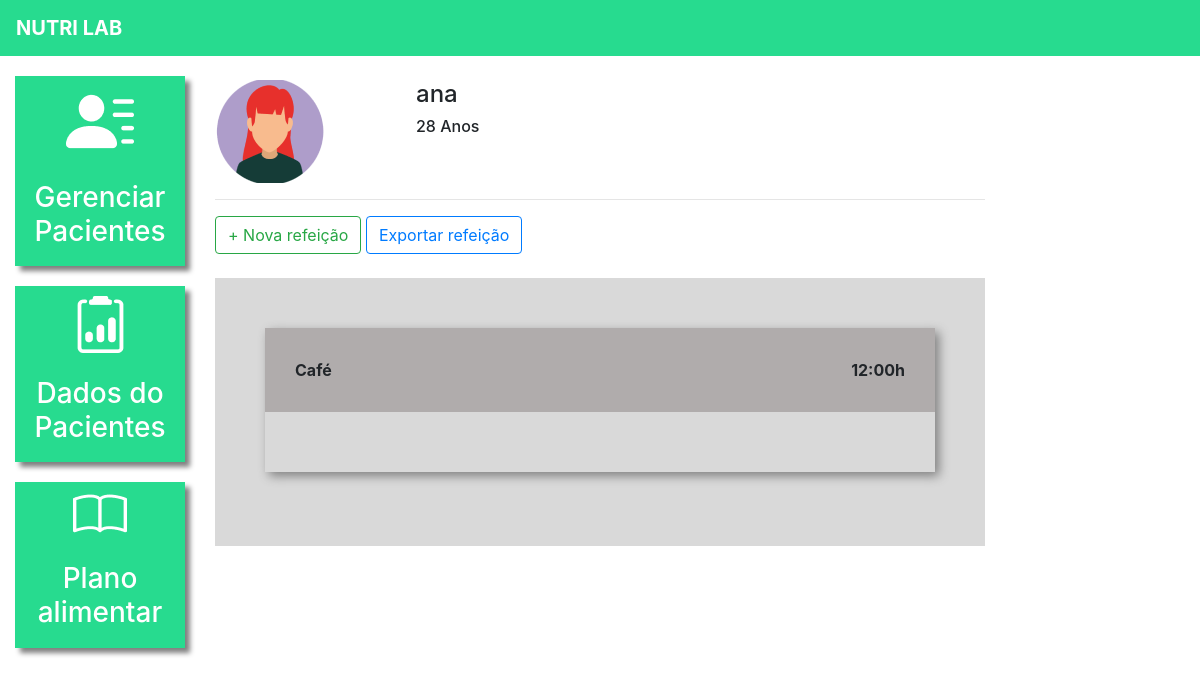
The page /plano_alimentar/2/ (signed in) on the database as committed earlier.
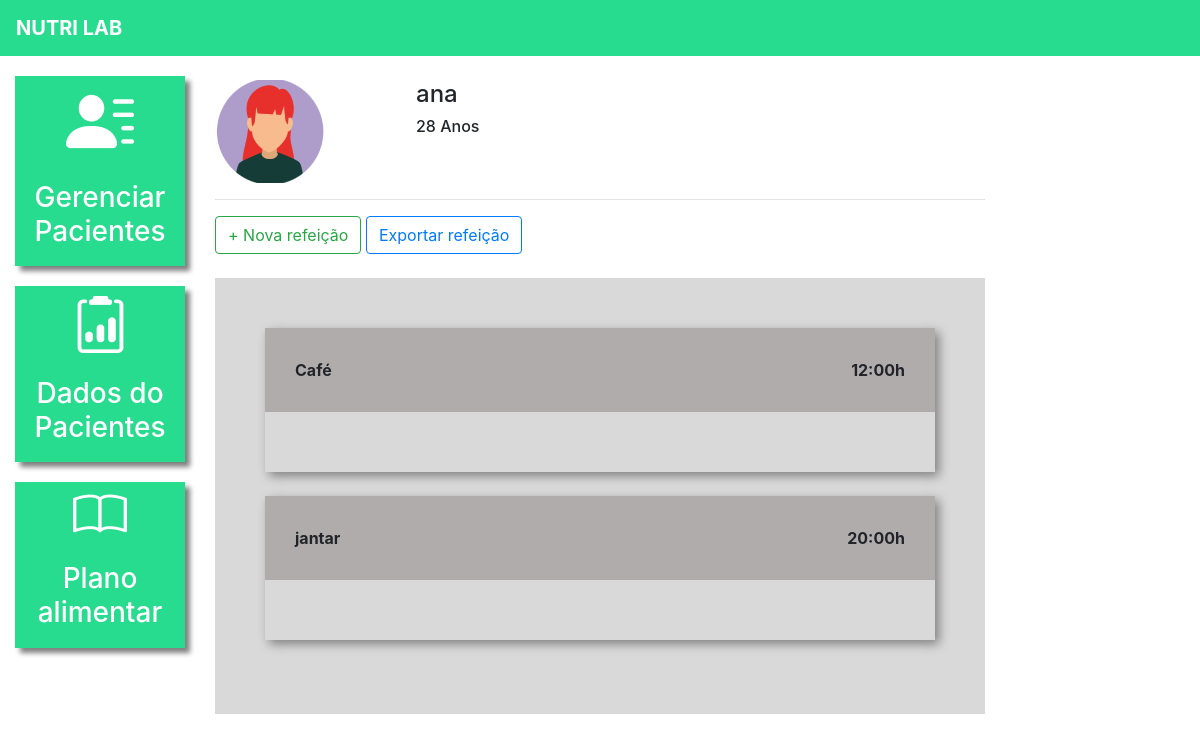
The same page on the database as committed later.
### plataforma/models.py (models this page shows, shortened)
class Refeicao(models.Model):
    paciente = models.ForeignKey(Pacientes, on_delete=models.CASCADE)
    titulo = models.CharField(max_length=50)
    horario = models.TimeField()
    carboidratos = models.IntegerField()
    proteinas = models.IntegerField()
    gorduras = models.IntegerField()

### plataforma/views.py (the view)
# urls.py: path('plano_alimentar/<str:id>/', views.plano_alimentar, name="plano_alimentar"),
def plano_alimentar(request, id):
    paciente = get_object_or_404(Pacientes, id=id)
    if not paciente.nutri == request.user:
        messages.add_message(request, constants.ERROR, 'Esse paciente não é seu')
        return redirect('/plano_alimentar_listar/')
    if request.method == "GET":  # Se o paciente for do nutricionista, é renderizado esse html e passa o paciente que com qual estamos trabalhando
        r1 = Refeicao.objects.filter(paciente=paciente).order_by("horario")  # Traga tds as refeições do bd em que o paciente seja igual ao paciente que estou acessando por horario
        opcao = Opcao.objects.all()
        return render(request, 'plano_alimentar.html', {'paciente': paciente, 'refeicao': r1, 'opcao': opcao})

### plataforma/templates/plano_alimentar.html (shortened to what this page needs)
{% extends 'base_plataforma.html' %}
{% load static %}
{% block 'plataforma' %}
    <br>
    <div class="row">
        <div class="col-md-3">
                {% if paciente.sexo == "M"%}
                    <img src="{% static 'plataforma/img/perfil2.png' %}">
                {% else %}
                    <img src="{% static 'plataforma/img/perfil1.png' %}">
                {% endif %}
        </div>
        <div class="col-md-3 dados descricao">
            <h4>{{paciente.nome}}</h4>
            <h6>{{paciente.idade}} Anos</h6>
        </div>
    </div>
    <hr>
    <button type="button" class="btn btn-outline-success" data-toggle="modal" data-target="#modal">
        + Nova refeição
    </button>
    <button type="button" class="btn btn-outline-primary">
        Exportar refeição
    </button>
    <br>
    <br>
    <div class="fundo-alimentar">
        {% for re in refeicao %}
            <div class="refeicao">
                <div class="head-refeicao">
                    <span>{{re.titulo}}</span>
                    <span style="float: right;">{{re.horario}}h</span>
                </div>
                <div class="body-refeicao">
                </div>
            </div>
            <br>
        {% endfor %}
    </div>
{% endblock%}

Rows that differ between the two databases and show on the page:
added Refeicao: titulo "jantar", horario "20:00"
